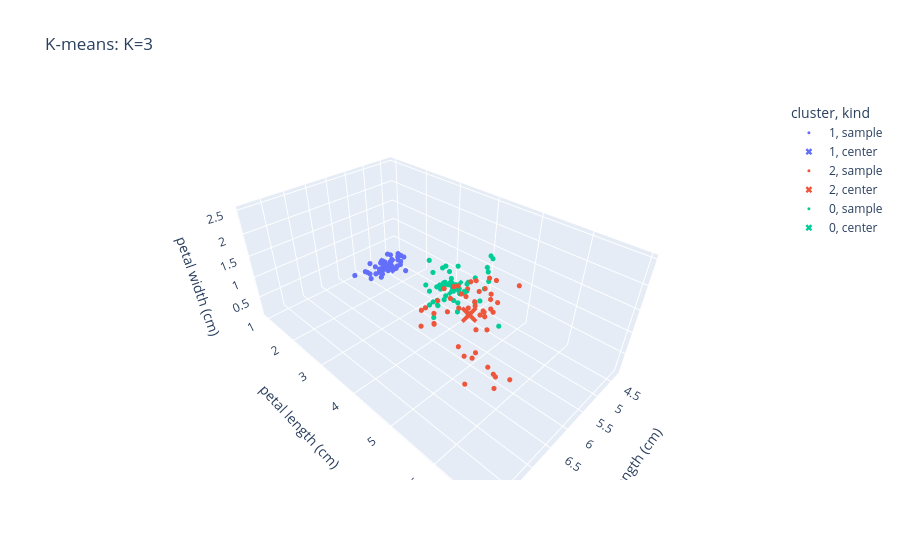

The notebook cell saved with this chart:
### Markdown cell above
### 세 특성으로 군집 보기

같은 군집을 꽃받침 길이·꽃잎 길이·꽃잎 너비의 세 축으로 표시한다.
색과 X 표시는 각각 군집 번호와 중심이며, 축의 단위는 cm다.
마우스로 드래그해 회전하고, 휠로 확대·축소할 수 있다.

### Code cell
# scatter_3d: 세 열을 x·y·z축으로 사용하는 3차원 산점도
fig = px.scatter_3d(
    plot_data, x="sepal length (cm)", y="petal length (cm)", z="petal width (cm)",
    color="cluster", color_discrete_map=cluster_colors,
    symbol="kind", symbol_map={"sample": "circle", "center": "x"},
    title=f"K-means: K={model.n_clusters}",
)
fig.update_traces(marker_size=3, selector={"marker.symbol": "circle"})
fig.update_traces(marker_size=6, selector={"marker.symbol": "x"})
fig.show()

### Figure 1 — Plotly figure (JSON) as saved in the notebook; plotly's stock layout.template omitted (floating-point values rounded to 4 significant figures)
{"data": [{"hovertemplate": "cluster=1<br>kind=sample<br>sepal length (cm)=%{x}<br>petal length (cm)=%{y}<br>petal width (cm)=%{z}<extra></extra>", "legendgroup": "1, sample", "marker": {"color": "#636EFA", "size": 3, "symbol": "circle"}, "mode": "markers", "name": "1, sample", "scene": "scene", "showlegend": true, "type": "scatter3d", "x": [5.1, 4.9, 4.7, 4.6, 5.0, 5.4, 4.6, 5.0, 4.4, 4.9, 5.4, 4.8, 4.8, 4.3, 5.8, 5.7, 5.4, 5.1, 5.7, 5.1, 5.4, 5.1, 4.6, 5.1, 4.8, 5.0, 5.0, 5.2, 5.2, 4.7, 4.8, 5.4, 5.2, 5.5, 4.9, 5.0, 5.5, 4.9, 4.4, 5.1, 5.0, 4.5, 4.4, 5.0, 5.1, 4.8, 5.1, 4.6, 5.3, 5.0], "y": [1.4, 1.4, 1.3, 1.5, 1.4, 1.7, 1.4, 1.5, 1.4, 1.5, 1.5, 1.6, 1.4, 1.1, 1.2, 1.5, 1.3, 1.4, 1.7, 1.5, 1.7, 1.5, 1.0, 1.7, 1.9, 1.6, 1.6, 1.5, 1.4, 1.6, 1.6, 1.5, 1.5, 1.4, 1.5, 1.2, 1.3, 1.4, 1.3, 1.5, 1.3, 1.3, 1.3, 1.6, 1.9, 1.4, 1.6, 1.4, 1.5, 1.4], "z": [0.2, 0.2, 0.2, 0.2, 0.2, 0.4, 0.3, 0.2, 0.2, 0.1, 0.2, 0.2, 0.1, 0.1, 0.2, 0.4, 0.4, 0.3, 0.3, 0.3, 0.2, 0.4, 0.2, 0.5, 0.2, 0.2, 0.4, 0.2, 0.2, 0.2, 0.2, 0.4, 0.1, 0.2, 0.2, 0.2, 0.2, 0.1, 0.2, 0.2, 0.3, 0.3, 0.2, 0.6, 0.4, 0.3, 0.2, 0.2, 0.2, 0.2]}, {"hovertemplate": "cluster=1<br>kind=center<br>sepal length (cm)=%{x}<br>petal length (cm)=%{y}<br>petal width (cm)=%{z}<extra></extra>", "legendgroup": "1, center", "marker": {"color": "#636EFA", "size": 6, "symbol": "x"}, "mode": "markers", "name": "1, center", "scene": "scene", "showlegend": true, "type": "scatter3d", "x": [5.006], "y": [1.462], "z": [0.246]}, {"hovertemplate": "cluster=2<br>kind=sample<br>sepal length (cm)=%{x}<br>petal length (cm)=%{y}<br>petal width (cm)=%{z}<extra></extra>", "legendgroup": "2, sample", "marker": {"color": "#EF553B", "size": 3, "symbol": "circle"}, "mode": "markers", "name": "2, sample", "scene": "scene", "showlegend": true, "type": "scatter3d", "x": [7.0, 6.4, 6.9, 6.3, 6.7, 5.9, 6.6, 6.8, 6.7, 6.0, 6.7, 6.3, 7.1, 6.3, 6.5, 7.6, 7.3, 6.7, 7.2, 6.5, 6.4, 6.8, 6.4, 6.5, 7.7, 7.7, 6.9, 7.7, 6.7, 7.2, 6.1, 6.4, 7.2, 7.4, 7.9, 6.4, 7.7, 6.3, 6.4, 6.9, 6.7, 6.9, 6.8, 6.7, 6.7, 6.5, 6.2], "y": [4.7, 4.5, 4.9, 4.7, 4.4, 4.8, 4.4, 4.8, 5.0, 4.5, 4.7, 6.0, 5.9, 5.6, 5.8, 6.6, 6.3, 5.8, 6.1, 5.1, 5.3, 5.5, 5.3, 5.5, 6.7, 6.9, 5.7, 6.7, 5.7, 6.0, 4.9, 5.6, 5.8, 6.1, 6.4, 5.6, 6.1, 5.6, 5.5, 5.4, 5.6, 5.1, 5.9, 5.7, 5.2, 5.2, 5.4], "z": [1.4, 1.5, 1.5, 1.6, 1.4, 1.8, 1.4, 1.4, 1.7, 1.6, 1.5, 2.5, 2.1, 1.8, 2.2, 2.1, 1.8, 1.8, 2.5, 2.0, 1.9, 2.1, 2.3, 1.8, 2.2, 2.3, 2.3, 2.0, 2.1, 1.8, 1.8, 2.1, 1.6, 1.9, 2.0, 2.2, 2.3, 2.4, 1.8, 2.1, 2.4, 2.3, 2.3, 2.5, 2.3, 2.0, 2.3]}, {"hovertemplate": "cluster=2<br>kind=center<br>sepal length (cm)=%{x}<br>petal length (cm)=%{y}<br>petal width (cm)=%{z}<extra></extra>", "legendgroup": "2, center", "marker": {"color": "#EF553B", "size": 6, "symbol": "x"}, "mode": "markers", "name": "2, center", "scene": "scene", "showlegend": true, "type": "scatter3d", "x": [6.781], "y": [5.511], "z": [1.972]}, {"hovertemplate": "cluster=0<br>kind=sample<br>sepal length (cm)=%{x}<br>petal length (cm)=%{y}<br>petal width (cm)=%{z}<extra></extra>", "legendgroup": "0, sample", "marker": {"color": "#00CC96", "size": 3, "symbol": "circle"}, "mode": "markers", "name": "0, sample", "scene": "scene", "showlegend": true, "type": "scatter3d", "x": [5.5, 6.5, 5.7, 4.9, 6.6, 5.2, 5.0, 5.9, 6.0, 6.1, 5.6, 5.6, 5.8, 6.2, 5.6, 6.1, 6.3, 6.1, 6.4, 6.0, 5.7, 5.5, 5.5, 5.8, 6.0, 5.4, 6.3, 5.6, 5.5, 5.5, 6.1, 5.8, 5.0, 5.6, 5.7, 5.7, 6.2, 5.1, 5.7, 5.8, 4.9, 5.7, 5.8, 6.0, 5.6, 6.3, 6.2, 6.3, 6.1, 6.0, 5.8, 6.3, 5.9], "y": [4.0, 4.6, 4.5, 3.3, 4.6, 3.9, 3.5, 4.2, 4.0, 4.7, 3.6, 4.5, 4.1, 4.5, 3.9, 4.0, 4.9, 4.7, 4.3, 4.5, 3.5, 3.8, 3.7, 3.9, 5.1, 4.5, 4.4, 4.1, 4.0, 4.4, 4.6, 4.0, 3.3, 4.2, 4.2, 4.2, 4.3, 3.0, 4.1, 5.1, 4.5, 5.0, 5.1, 5.0, 4.9, 4.9, 4.8, 5.1, 5.6, 4.8, 5.1, 5.0, 5.1], "z": [1.3, 1.5, 1.3, 1.0, 1.3, 1.4, 1.0, 1.5, 1.0, 1.4, 1.3, 1.5, 1.0, 1.5, 1.1, 1.3, 1.5, 1.2, 1.3, 1.5, 1.0, 1.1, 1.0, 1.2, 1.6, 1.5, 1.3, 1.3, 1.3, 1.2, 1.4, 1.2, 1.0, 1.3, 1.2, 1.3, 1.3, 1.1, 1.3, 1.9, 1.7, 2.0, 2.4, 1.5, 2.0, 1.8, 1.8, 1.5, 1.4, 1.8, 1.9, 1.9, 1.8]}, {"hovertemplate": "cluster=0<br>kind=center<br>sepal length (cm)=%{x}<br>petal length (cm)=%{y}<br>petal width (cm)=%{z}<extra></extra>", "legendgroup": "0, center", "marker": {"color": "#00CC96", "size": 6, "symbol": "x"}, "mode": "markers", "name": "0, center", "scene": "scene", "showlegend": true, "type": "scatter3d", "x": [5.802], "y": [4.37], "z": [1.413]}], "layout": {"legend": {"title": {"text": "cluster, kind"}, "tracegroupgap": 0}, "scene": {"domain": {"x": [0, 1], "y": [0, 1]}, "xaxis": {"title": {"text": "sepal length (cm)"}}, "yaxis": {"title": {"text": "petal length (cm)"}}, "zaxis": {"title": {"text": "petal width (cm)"}}}, "title": {"text": "K-means: K=3"}}}
